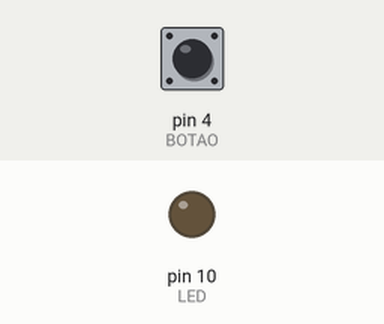
Bench run of a sketch on a simulated Arduino Uno, built with avr-gcc and run on an emulated ATmega328P. On the bench: output pins drawn as LEDs (lit = HIGH). Dashed ring = blinking. The inputs (shaded band) are chosen by the test bench; at power-on: pin 4 (BOTAO) HIGH.

Above: at 1.2 s.
1.3 s: pin 4 (BOTAO) pulled LOW for 1 s
At 1.75 s:
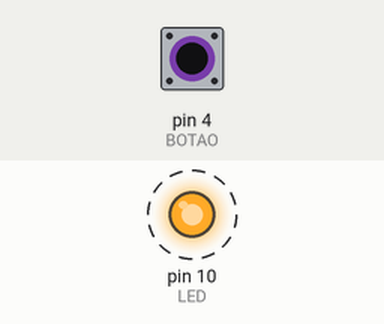
4.0 s: pin 4 (BOTAO) pulled LOW for 0.15 s
At 5.3 s:
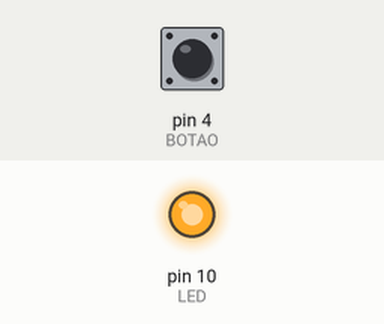
5.8 s: pin 4 (BOTAO) pulled LOW for 3.2 s
At 10.1 s:
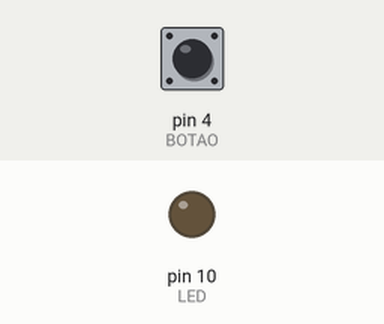
Timing chart, 0 to 11.6 s (numbered marks = the images above; inputs shaded):
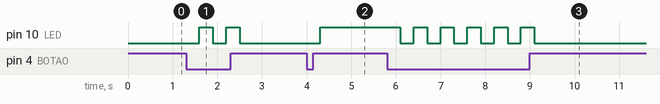

Measured:
- after the input at 1.3 s, pin 10 (LED): alternates HIGH for 0.30 s and LOW for 0.30 s, 4 changes in all, then stays LOW, starting after 0.30 s
- after the input at 4.0 s, pin 10 (LED): LOW → HIGH after 0.30 s
- after the input at 5.8 s, pin 10 (LED): alternates HIGH for 0.30 s and LOW for 0.30 s, 11 changes in all, then stays LOW, starting after 0.30 s

The sketch:

chave_toggle.ino
```cpp
//ruido causado pelo botao mecanico debounce
//incluir delay 200 ms para resolver

const int LED = 10;
const int BOTAO = 4;
int estadoLed = LOW;
int estadoBotao = 0;

void setup() {
  pinMode(LED, OUTPUT);
  pinMode(BOTAO, INPUT);
}

void loop() {
  //exemplo1();
  exemplo2();
}


void exemplo2(){

  if(digitalRead(BOTAO)==LOW){
    estadoBotao=~estadoBotao;
    delay(300);
    if(estadoBotao==0){
      digitalWrite(LED, LOW);
    }else{
      digitalWrite(LED, HIGH);
    }
  }
}


void exemplo1(){

  estadoBotao = digitalRead(BOTAO);

  if (estadoBotao == LOW) {
    if (estadoLed == LOW) {
      digitalWrite(LED, HIGH);
      estadoLed = HIGH;
    } else {
      digitalWrite(LED, LOW);
      estadoLed = LOW;
    }
    delay(200);
  }
}
```
